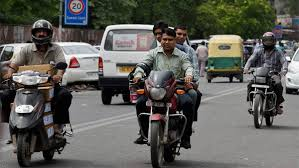
#> input picture test_sample.jpg, 299 x 168 px
$ python -i ocr.py   (imports and definitions only)
#> lines starting #> are read from the running program, lines starting #| are printed output that depends on the picture
#> further down, picture is the input picture: shape (168, 299, 3); mean B, G, R 89, 94, 94.5

# Enhances blurry/tilted license plate images using preprocessing and super-resolution.
# Reads and postprocesses Indian license plate text using OCR with confidence-based fallback.
import cv2
import numpy as np
import re
import math
import sys
import os
from pathlib import Path

base_dir = Path(__file__).resolve().parent.parent
if str(base_dir) not in sys.path:
    sys.path.append(str(base_dir))

from config import THRESHOLDS, PATHS


PADDLE_AVAILABLE = True
try:
    from paddleocr import PaddleOCR
except ImportError:
    PADDLE_AVAILABLE = False


class LicensePlateEnhancer:
    """improves image quality BEFORE OCR"""
    def __init__(self, enable_fsrcnn=True):
        self.enable_fsrcnn = enable_fsrcnn
        self.fsrcnn = None
        if self.enable_fsrcnn:
            # Load FSRCNN model if physically available in models/ directory
            model_path = os.path.join(PATHS["models"], "FSRCNN_x3.pb")
            if os.path.exists(model_path):
                self.fsrcnn = cv2.dnn_superres.DnnSuperResImpl_create()
                self.fsrcnn.readModel(model_path)
                self.fsrcnn.setModel("fsrcnn", 3)
            else:
                print("WARNING: FSRCNN_x3.pb not found. Reverting to Cubic Interpolation fallback.")
                self.fsrcnn = None

    def deskew(self, img):
        # Corrects tilted license plates.
        """Uses Hough Line Transform to detect crooked plates and mathematically rotate them flat."""
        gray = cv2.cvtColor(img, cv2.COLOR_BGR2GRAY) if len(img.shape) == 3 else img
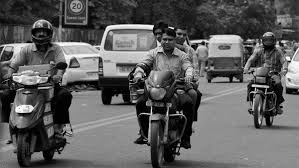
#> gray: shape (168, 299); min 0, max 255, mean 93.6
        edges = cv2.Canny(gray, 50, 150, apertureSize=3) # EDGE DETECTION
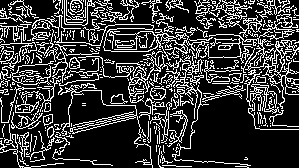
#> edges: shape (168, 299); 22.5% white in thin lines or dots
        lines = cv2.HoughLines(edges, 1, np.pi/180, 100)
#> lines = 235 rows, first 8: [43, 1.55], [144, 1.33], [146, 1.33], [137, 1.36], [139, 1.36], [45, 1.57], [26, 1.59], [147, 1.31]

         # Calculates dominant tilt angle.
        if lines is not None:
            angles = []
            for line in lines:
                rho, theta = line[0]
                angle = math.degrees(theta)
                # Filter out pure vertical/horizontal noise
                if 45 < angle < 135:
                    angles.append(angle - 90)
#> this loop made 235 passes
#> (rho, theta, angle) on passes 1 to 3: (43, 1.55, 89), (144, 1.33, 76), (146, 1.33, 76)
#> after the loop, angles = 235 values, max 21 at index 183, min -45 at index 207, mean -3.29

            if angles:
                median_angle = np.median(angles)
#> median_angle = -1
                # Only correct if skew is noticeable but not completely flipped
                if abs(median_angle) > 2 and abs(median_angle) < 25:
                    (h, w) = img.shape[:2]
                    center = (w // 2, h // 2)
                    M = cv2.getRotationMatrix2D(center, median_angle, 1.0)
                    # Rotates plate back to straight.
                    rotated = cv2.warpAffine(img, M, (w, h), flags=cv2.INTER_CUBIC, borderMode=cv2.BORDER_REPLICATE)
                    return rotated
        return img

    def enhance(self, img):
        """Full image restoration pipeline for blurry/tiny license plates."""
        # 1. Deskew
        processed = self.deskew(img)

        # 2. Super Resolution
        if self.fsrcnn is not None:
            processed = self.fsrcnn.upsample(processed)
        else:
            # Fallback algorithmic resize
            processed = cv2.resize(processed, None, fx=3, fy=3, interpolation=cv2.INTER_CUBIC)
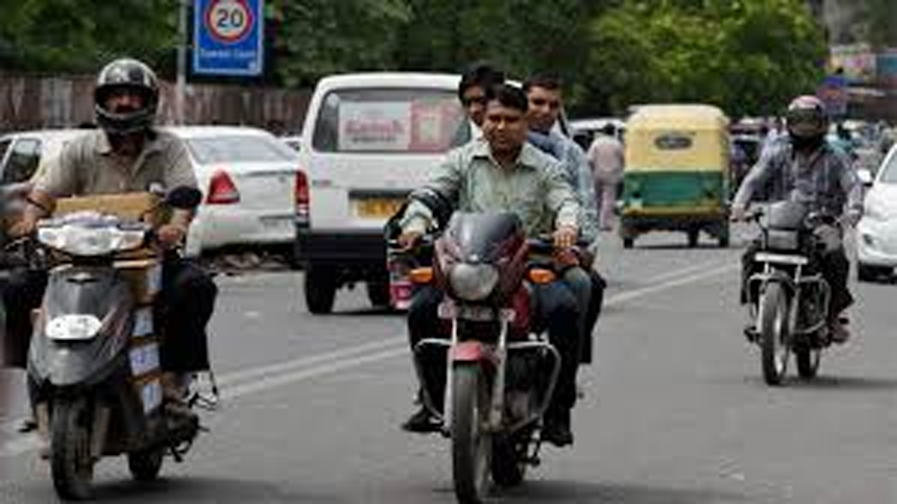
#> processed: shape (504, 897, 3); mean B, G, R 89.1, 94.1, 94.5

        # 3. Bilateral Filtering (removes noise while keeping edge sharpness)
        processed = cv2.bilateralFilter(processed, 9, 75, 75)

        # 4. CLAHE (Contrast fixing for shadow/glare)
        gray = cv2.cvtColor(processed, cv2.COLOR_BGR2GRAY) if len(processed.shape) == 3 else processed
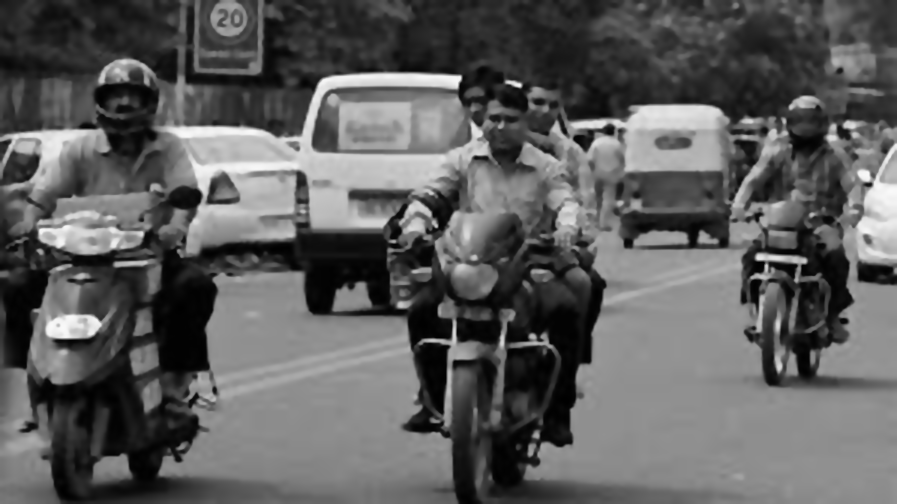
#> gray: shape (504, 897); min 0, max 249, mean 93.6
        clahe = cv2.createCLAHE(clipLimit=2.0, tileGridSize=(8, 8))
        processed = clahe.apply(gray)
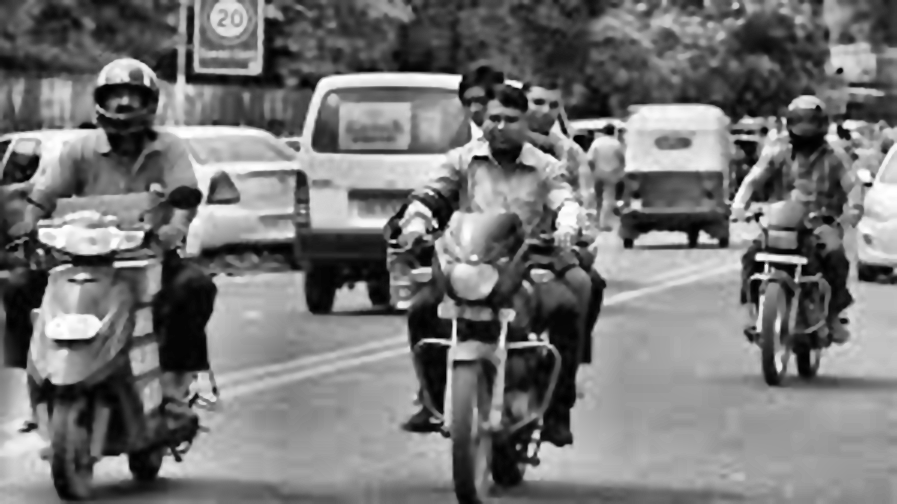
#> processed: shape (504, 897); min 0, max 255, mean 117.3

        return processed # Returns Grayscale array

class OCRProcessor:
    # [66 lines left out: functions __init__, postprocess_text, _run_paddle, read_plate, not called in this run]

>>> import cv2
>>> picture = cv2.imread('../test_sample.jpg')
>>> result = LicensePlateEnhancer().enhance(picture)
